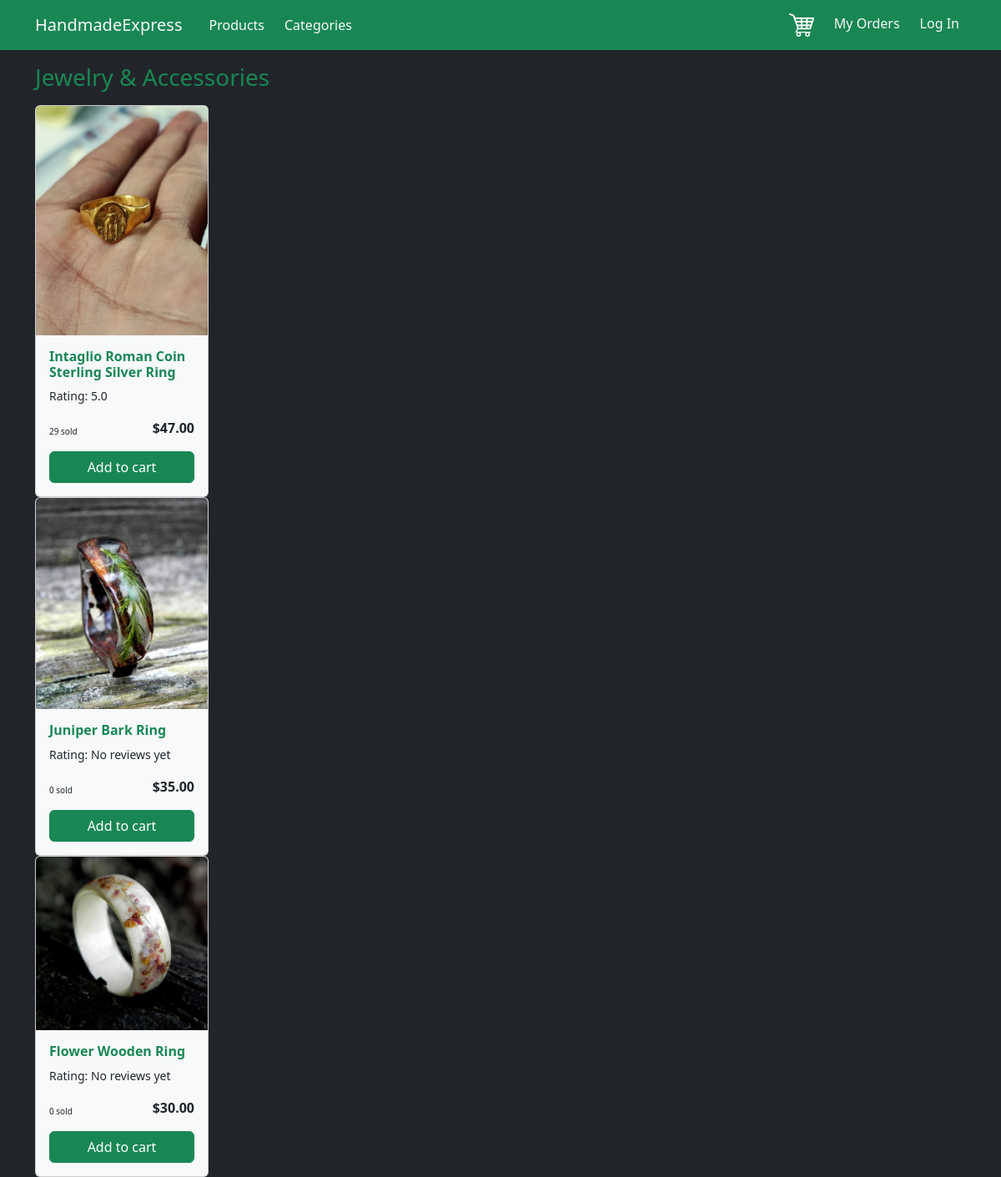
The page /categories/jewelry-and-accessories on the database as committed earlier.
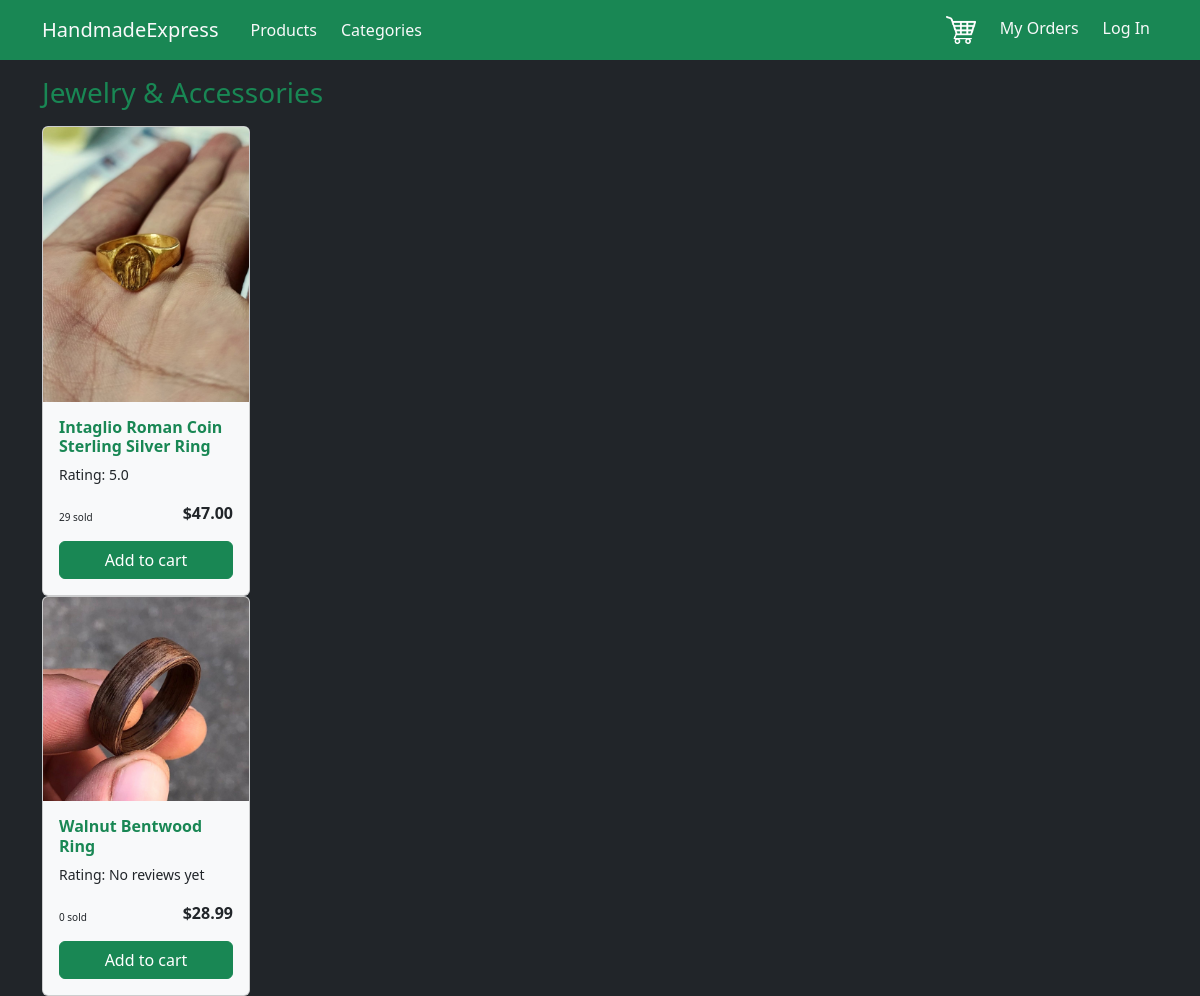
The same page on the database as committed later.
### ShopApp/models.py (models this page shows, shortened)
class Product(models.Model):
    name = models.CharField(max_length=200)
    price = models.DecimalField(decimal_places=2, max_digits=10, validators=[MinValueValidator(0)])
    quantity = models.PositiveIntegerField(validators=[MinValueValidator(0)])
    description = models.TextField()
    image = models.ImageField(upload_to='uploaded/')
    category = models.ForeignKey(Category, on_delete=models.CASCADE)
    material = models.ForeignKey(Material, on_delete=models.CASCADE)
    color = models.ForeignKey(Color, on_delete=models.CASCADE)
    seller = models.ForeignKey(CustomUser, on_delete=models.CASCADE, related_name='products')
    created_at = models.DateTimeField(auto_now_add=True)
    sold = models.IntegerField(default=0)
    slug = models.SlugField(default="", blank=True, db_index=True)
    class Meta:
        unique_together = ['seller', 'slug']
    def calculate_average_rating(self):
        if len(self.reviews.all()) == 0:
            return 'No reviews yet'
        total = 0
        for review in self.reviews.all():
            total += review.rating
        return total / len(self.reviews.all()) if len(self.reviews.all()) > 0 else 0

class Review(models.Model):
    created_at = models.DateTimeField(auto_now_add=True)
    updated_at = models.DateTimeField(auto_now=True)
    rating = models.PositiveIntegerField(validators=[MinValueValidator(1), MaxValueValidator(5)])
    comment = models.TextField(null=True, blank=True)
    image = models.ImageField(upload_to='uploaded/', null=True, blank=True)
    customer = models.ForeignKey(CustomUser, on_delete=models.CASCADE)
    product = models.ForeignKey(Product, on_delete=models.CASCADE, related_name='reviews')
    class Meta:
        unique_together = ['customer', 'product']

### ShopApp/views.py (the view)
# urls.py: path('categories/<slug:slug>', views.category_list, name='category_list'),
def category_list(request, slug):
    category = Category.objects.get(slug=slug)
    items = list(Product.objects.filter(category=category))
    return render(request, 'ShopApp/category_list.html', {
        "products": items,
        "category": category
    })

### ShopApp/templates/ShopApp/category_list.html (shortened to what this page needs)
{% extends 'base.html' %}
{% block content %}
    <div>
        <h3 class="text-success mb-3">{{ category.name }}</h3>
        {% for product in products %}
            {% include "ShopApp/includes/product.html" %}
        {% endfor %}
    </div>
{% endblock %}

### ShopApp/templates/ShopApp/includes/product.html (shortened to what this page needs)
<div class="card bg-light me-3" style="width: 13rem;">
    <a href="{% url 'product_detail' product.slug %}">
        <img src="{{ product.image.url }}" class="card-img-top" alt="{{ product.name }}">
    </a>
    <div class="card-body d-flex flex-column justify-content-between">
        <div>
            <a href="{% url 'product_detail' product.slug %}" class="text-decoration-none text-success">
                <h6 class="fw-bold card-title">{{ product.name }}</h6>
            </a>
        </div>
        <div class="d-flex flex-column justify-content-end">
            <p style="font-size: 14px">Rating: {{ product.calculate_average_rating }}</p>
            <div class="d-flex justify-content-between">
                <p class="align-self-end" style="font-size: 10px">{{ product.sold }} sold</p>
                <p class="fw-bold align-self-end">${{ product.price }}</p>
            </div>
            <form class="align-self-center w-100" action="{% url 'add_to_cart' %}" method="post">
                <button type="submit" class="btn btn-success w-100">Add to cart</button>
            </form>
        </div>
    </div>
</div>

Rows that differ between the two databases and show on the page:
removed Product: image (picture), name "Juniper Bark Ring", calculate_average_rating "No reviews yet", sold "0", price "35.00"
removed Product: image (picture), name "Flower Wooden Ring", calculate_average_rating "No reviews yet", sold "0", price "30.00"
added Product: image (picture), name "Walnut Bentwood Ring", calculate_average_rating "No reviews yet", sold "0", price "28.99"
